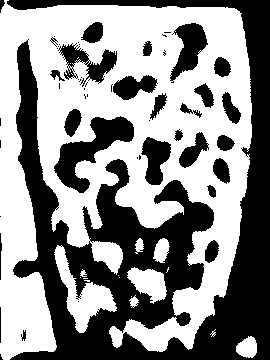
//> input picture Project3/ExampleImages/Eczema Feature Extraction.jpg, 270 x 360 px, given in place of eczema.jpg, which was not available; the run also reads 1 picture not shown here
$ ./main   (built with g++ and OpenCV 4)
//> lines starting //> are read from the running program, lines starting //| are printed output that depends on the picture; pictures that were not available may be replaced by others from this repository, and a replacement may not be noted
#include <opencv2/core.hpp>
#include <opencv2/imgcodecs.hpp>
#include <opencv2/highgui.hpp>
#include <opencv2/imgproc/imgproc.hpp>
#include <opencv2/features2d.hpp>
#include <iostream>
#include <cmath>
#include <vector>

using std::vector;
using namespace cv;

std::string output_path = "data\\output\\";
std::string input_path = "data\\input\\";

auto detector = SiftFeatureDetector::create();
auto extractor = SiftDescriptorExtractor::create();

void show_image(Mat img, std::string window_name = "New Window", int xplace = 0, int yplace = 0) {
    //create window with name, show window, place window
    namedWindow(window_name, WINDOW_AUTOSIZE);
    imshow(window_name, img);
    moveWindow(window_name, xplace, yplace);
}

void save_image(Mat img, std::string end_file_name) {
    std::string img_path = output_path + end_file_name;
    imwrite(img_path, img);
}

//creating dft made of complex planes
void to_dft(Mat& src, Mat& dst) {
    //need optimal size for dft efficiency
    Mat padded;
    int m = getOptimalDFTSize(src.rows);
    int n = getOptimalDFTSize(src.cols); // on the border add zero values
    copyMakeBorder(src, padded, 0, m - src.rows, 0, n - src.cols, BORDER_CONSTANT, Scalar::all(0));
    //dft has a real plane and a complex plane
    //creating matrix to hold both planes
    Mat planes[] = { Mat_<float>(padded), Mat::zeros(padded.size(), CV_32F) };
    merge(planes, 2, dst);
    dft(dst, dst);
}

//must shift quadrants in frequency domain
void fftshift(const Mat& inputImg, Mat& outputImg)
{
    outputImg = inputImg.clone();
    int cx = outputImg.cols / 2;
    int cy = outputImg.rows / 2;
    Mat q0(outputImg, Rect(0, 0, cx, cy));
    Mat q1(outputImg, Rect(cx, 0, cx, cy));
    Mat q2(outputImg, Rect(0, cy, cx, cy));
    Mat q3(outputImg, Rect(cx, cy, cx, cy));
    Mat tmp;
    q0.copyTo(tmp);
    q3.copyTo(q0);
    tmp.copyTo(q3);
    q1.copyTo(tmp);
    q2.copyTo(q1);
    tmp.copyTo(q2);
}

//creates gaussain lowpass filter
Mat gaussian_lpf(Mat& scr, float D0)
{
    Mat H(scr.size(), CV_32F, Scalar(1));
    float D = 0;
    for (int u = 0; u < H.rows; u++) {
        for (int v = 0; v < H.cols; v++)
        {
            D = sqrt((u - scr.rows / 2) * (u - scr.rows / 2) + (v - scr.cols / 2) * (v - scr.cols / 2));
            H.at<float>(u, v) = exp(-D * D / (2 * D0 * D0));
        }
    }
    return H;
}

//creates gaussain highpass filter
Mat gaussian_hpf(Mat& scr, float D0)
{
    Mat H(scr.size(), CV_32F, Scalar(1));
    Mat HReverse(scr.size(), CV_32F, Scalar(1));
    float D = 0;
    for (int u = 0; u < H.rows; u++) {
        for (int v = 0; v < H.cols; v++)
        {
            D = sqrt((u - scr.rows / 2) * (u - scr.rows / 2) + (v - scr.cols / 2) * (v - scr.cols / 2));
            H.at<float>(u, v) = exp(-D * D / (2 * D0 * D0));
        }
    }
    return HReverse - H;
}

void show_mag(Mat img, std::string wname) {

    Mat shiftimg;
    fftshift(img, shiftimg);

    Mat planes[] = { Mat_<float>(shiftimg), Mat::zeros(shiftimg.size(), CV_32F) };
    split(shiftimg, planes);
    magnitude(planes[0], planes[1], planes[0]);
    Mat magI = planes[0];
    magI += Scalar::all(1);
    log(magI, magI);

    fftshift(magI, magI);

    normalize(magI, magI, 0, 1, NORM_MINMAX);

    show_image(magI, wname);

    magI.convertTo(magI, CV_8UC1, 255.0);
    save_image(magI, wname + ".jpg");
}

//function to multiply a filter by frequency domain image
void HtimesF(Mat& scr, Mat& dst, Mat& H)
{
    fftshift(H, H);
    //multiply both planes
    Mat planesH[] = { Mat_<float>(H.clone()), Mat_<float>(H.clone()) };

    Mat planes_dft[] = { scr, Mat::zeros(scr.size(), CV_32F) };
    split(scr, planes_dft);

    Mat planes_out[] = { Mat::zeros(scr.size(), CV_32F), Mat::zeros(scr.size(), CV_32F) };
    planes_out[0] = planesH[0].mul(planes_dft[0]);
    planes_out[1] = planesH[1].mul(planes_dft[1]);

    merge(planes_out, 2, dst);

}

void show_dft_mag(Mat img, std::string wname) {

    Mat padded;
    int m = getOptimalDFTSize(img.rows);
    int n = getOptimalDFTSize(img.cols);
    copyMakeBorder(img, padded, 0, m - img.rows, 0, n - img.cols, BORDER_CONSTANT, Scalar::all(0));
    //need optimal size for dft efficiency

    Mat planes[] = { Mat_<float>(padded), Mat::zeros(padded.size(), CV_32F) };
    Mat dst;
    merge(planes, 2, dst);
    dft(dst, dst);//
    split(dst, planes);
    magnitude(planes[0], planes[1], planes[0]);
    Mat magI = planes[0];
    magI += Scalar::all(1);
    log(magI, magI);

    fftshift(magI, magI);

    normalize(magI, magI, 0, 1, NORM_MINMAX);
    magI.convertTo(magI, CV_8UC1, 255.0);
    show_image(magI, wname);
    save_image(magI, wname + ".jpg");
}

void show_dft_phase(Mat img, std::string wname) {

    //need optimal size for dft efficiency
    Mat padded;
    int m = getOptimalDFTSize(img.rows);
    int n = getOptimalDFTSize(img.cols);
    copyMakeBorder(img, padded, 0, m - img.rows, 0, n - img.cols, BORDER_CONSTANT, Scalar::all(0));
    Mat planes[] = { Mat_<float>(padded), Mat::zeros(padded.size(), CV_32F) };
    Mat dst;
    merge(planes, 2, dst);
    dft(dst, dst);
    split(dst, planes);
    phase(planes[0], planes[1], planes[1]);
    Mat phaseI = planes[1];
    phaseI += Scalar::all(1);
    log(phaseI, phaseI);

    fftshift(phaseI, phaseI);

    normalize(phaseI, phaseI, 0, 1, NORM_MINMAX);
    phaseI.convertTo(phaseI, CV_8UC1, 255.0);
    show_image(phaseI, wname);
    save_image(phaseI, wname + ".jpg");
}
//invert dft
void inv_dft(Mat& src, Mat& dst) {
    dft(src, dst, DFT_INVERSE | DFT_REAL_OUTPUT);
    normalize(dst, dst, 0, 1, NORM_MINMAX);
    dst.convertTo(dst, CV_8UC1, 255.0);
}

void do_gaussian_lowpass(Mat& src, Mat& dst, float D0, bool show_H_mag = false, std::string wname = "filter") {
    Mat DFT_image;
    to_dft(src, DFT_image);

    //create gaussian lpf
    Mat H;
    H = gaussian_lpf(DFT_image, D0);

    if (show_H_mag) {
        show_mag(H, wname);
    }

    //multiply lpf times frequency image
    Mat complexIH;
    HtimesF(DFT_image, complexIH, H);
    //invert
    inv_dft(complexIH, dst);
}

void do_gaussian_highpass(Mat& src, Mat& dst, float D0, bool show_H_mag = false, std::string wname = "filter") {
    Mat DFT_image;
    to_dft(src, DFT_image);

    //create gaussian hpf
    Mat H;
    H = gaussian_hpf(DFT_image, D0);

    if (show_H_mag) {
        show_mag(H, wname);
    }

    //multiply lpf times frequency image
    Mat complexIH;
    HtimesF(DFT_image, complexIH, H);
    //invert
    inv_dft(complexIH, dst);
}

void do_ghp_emph(Mat& src, Mat& dst, float D0, bool show_H_mag = false, std::string wname = "filter") {
    Mat DFT_image;
    to_dft(src, DFT_image);

    //create gaussian hpf
    Mat H;
    H = gaussian_hpf(DFT_image, D0);

    float k1 = 1;
    float k2 = 2;

    H = k1 + k2 * H;

    if (show_H_mag) {
        show_mag(H, wname);
    }

    //multiply lpf times frequency image
    Mat complexIH;
    HtimesF(DFT_image, complexIH, H);
    //invert
    inv_dft(complexIH, dst);
}

void do_sift(Mat src, std::string fn) {

    vector<KeyPoint>kps;
    detector->detect(src, kps);

    Mat iwk;
    drawKeypoints(src, kps, iwk);

    Mat descriptors;
    extractor->compute(src, kps, descriptors);

    show_image(iwk, fn);
    show_image(descriptors, "sift vector");
    save_image(iwk, fn);
}

void do_canny(Mat src, std::string fn, int lowThreshold = 0) {
    int ratio = 3;
    int kernel_size = 3;

    Mat edges, dst;
    blur(src, edges, Size(3, 3));
    Canny(edges, edges, lowThreshold, lowThreshold*ratio, kernel_size);

    dst = Scalar::all(0);

    src.copyTo(dst, edges);
    show_image(dst, fn);
    save_image(dst, fn);
}

void do_fr_feature(Mat src, std::string fn, int low=5 , int high=10, int tlow=115, int thigh=255) {
    //here first we blur,
    //then we take the highpass to see the edges
    //then we equalize the image to exentuate the features
    //then we threshold so we can extract features
    Mat lp;
    do_gaussian_lowpass(src, lp, low);
    //show_image(lp, "lp");
    Mat lphp;
    do_gaussian_highpass(lp, lphp, high);
    //show_image(lphp, "lphp");
    Mat elphp;
    equalizeHist(lphp, elphp);
    //show_image(elphp, "elphp");
    Mat telphp;
    threshold(elphp, telphp, tlow, thigh, THRESH_BINARY);
    show_image(telphp, fn);
    save_image(telphp, fn + ".jpg");
}

int main()
{
    //loading images to program
    std::string ec_path = input_path + "disease\\eczema.jpg";
    Mat ec = imread(ec_path);
//> ec is the input picture: 360 rows x 270 cols, CV_8UC3; min 0, max 255, mean 140.6
    //convert to one channel and cut off text at bottom
    cvtColor(ec, ec, COLOR_BGR2GRAY);
//> ec: 360 rows x 270 cols, CV_8UC1
    ec = ec(Range(0, ec.rows - 100), Range(0, ec.cols));
//> ec: 260 rows x 270 cols, CV_8UC1
    show_image(ec, "Original eczema.jpg");
    save_image(ec, "ec.jpg");

    std::string mil_path = input_path + "disease\\milia.jpg";
    Mat m = imread(mil_path);
    //convert to one channel and cut off text at bottom
    cvtColor(m, m, COLOR_BGR2GRAY);
    m = m(Range(0, m.rows - 100), Range(0, m.cols));
    show_image(m, "Original milia.jpg");
    save_image(m, "m.jpg");

    std::string p_path = input_path + "disease\\psoriasis.jpg";
    Mat p = imread(p_path);
    //convert to one channel and cut off text at bottom
    cvtColor(p, p, COLOR_BGR2GRAY);
    p = p(Range(0, p.rows - 100), Range(0, p.cols));
    show_image(p, "Original psoriasis.jpg");
    save_image(p, "p.jpg");

    std::string s_path = input_path + "disease\\sacne.jpg";
    Mat s = imread(s_path);
    //convert to one channel and cut off text at bottom
    cvtColor(s, s, COLOR_BGR2GRAY);
    s = s(Range(0, s.rows - 100), Range(0, s.cols));
    show_image(s, "Original steroid acne.jpg");
    save_image(s, "s.jpg");

    std::string t1_path = input_path + "tumor\\t1.jpg";
    Mat t1 = imread(t1_path);
    //convert to one channel and cut off text at bottom
    cvtColor(t1, t1, COLOR_BGR2GRAY);
    t1 = t1(Range(0, t1.rows - 100), Range(0, t1.cols));
    show_image(t1, "Original t1.jpg");
    save_image(t1, "t1.jpg");

    std::string t2_path = input_path + "tumor\\t2.jpg";
    Mat t2 = imread(t2_path);
    //convert to one channel and cut off text at bottom
    cvtColor(t2, t2, COLOR_BGR2GRAY);
    t2 = t2(Range(0, t2.rows - 100), Range(0, t2.cols));
    show_image(t2, "Original t2.jpg");
    save_image(t2, "t2.jpg");

    std::string t3_path = input_path + "tumor\\t3.jpg";
    Mat t3 = imread(t3_path);
    //convert to one channel and cut off text at bottom
    cvtColor(t3, t3, COLOR_BGR2GRAY);
    t3 = t3(Range(0, t3.rows - 100), Range(0, t3.cols));
    show_image(t3, "Original t3.jpg");
    save_image(t3, "t3.jpg");

    std::string t4_path = input_path + "tumor\\t4.jpg";
    Mat t4 = imread(t4_path);
    //convert to one channel and cut off text at bottom
    cvtColor(t4, t4, COLOR_BGR2GRAY);
    t4 = t4(Range(0, t4.rows - 100), Range(0, t4.cols));
    show_image(t4, "Original t4.jpg");
    save_image(t4, "t4.jpg");

/******************************************************************* Part 1.1 *****************************************/
    show_dft_mag(ec, "magec");
//> in show_dft_mag, `Mat planes[] = { Mat_<float>(padded), Mat::zeros(padded.size(), CV_32F..`: planes[1]: 270 rows x 270 cols, CV_32FC1; every value is 0
    show_dft_phase(ec, "phec");
//> in fftshift (call 2), `Mat q1(outputImg, Rect(cx, 0, cx, cy));`:
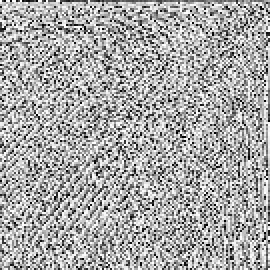
//> q1: 135 rows x 135 cols, CV_32FC1 (shown 2 times larger); min 0.000997, max 1.99, mean 1.31; drawn with min black and max white
//> in fftshift (call 2), `Mat q2(outputImg, Rect(0, cy, cx, cy));`:
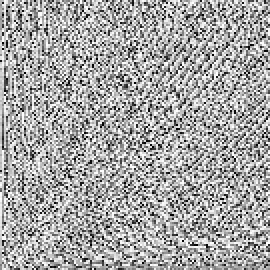
//> q2: 135 rows x 135 cols, CV_32FC1 (shown 2 times larger); min 0.000135, max 1.99, mean 1.29; drawn with min black and max white
//> in fftshift (call 2), `Mat q3(outputImg, Rect(cx, cy, cx, cy));`:
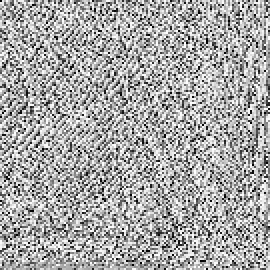
//> q3: 135 rows x 135 cols, CV_32FC1 (shown 2 times larger); min 0, max 1.99, mean 1.31; drawn with min black and max white
//> in fftshift (call 2), `tmp.copyTo(q2);`:
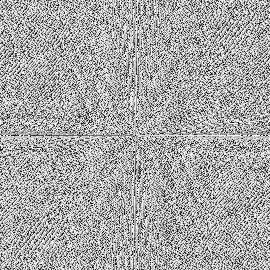
//> outputImg: 270 rows x 270 cols, CV_32FC1; min 0, max 1.99, mean 1.3; drawn with min black and max white

    show_dft_mag(m, "magmil");
    show_dft_phase(m, "phmil");

    show_dft_mag(p, "magpso");
    show_dft_phase(p, "phpso");

    show_dft_mag(s, "magsa");
    show_dft_phase(s, "phsa");

    show_dft_mag(t1, "magt1");
    show_dft_phase(t1, "pht1");

    show_dft_mag(t2, "magt2");
    show_dft_phase(t2, "pht2");

    show_dft_mag(t3, "magt3");
    show_dft_phase(t3, "pht3");

    show_dft_mag(t4, "magt4");
    show_dft_phase(t4, "pht4");

/******************************************************************* Part 1.2 *****************************************/
    Mat eclpf;
    do_gaussian_lowpass(ec, eclpf, 20, true, "lowpass filter");
//> after the loop in gaussian_lpf, `for (int u = 0; u < H.rows; u++)`:
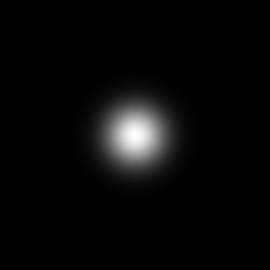
//> H: 270 rows x 270 cols, CV_32FC1; min 1.63e-20, max 1, mean 0.0345
//> in show_mag, `magnitude(planes[0], planes[1], planes[0]);`: planes[0]: 270 rows x 270 cols, CV_32FC1; min 1.63e-20, max 1, mean 0.0345
//> in inv_dft, `dft(src, dst, DFT_INVERSE | DFT_REAL_OUTPUT);`:
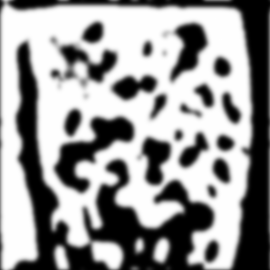
//> dst: 270 rows x 270 cols, CV_32FC1; min -5.88, max 18589506, mean 11022187; drawn with min black and max white
    show_image(eclpf, "Eczema LPF");
    save_image(eclpf, "eclpf.jpg");

    Mat echpf;
    do_gaussian_highpass(ec, echpf, 20, true, "highpass filter");
//> in do_gaussian_highpass, `H = gaussian_hpf(DFT_image, D0);`:
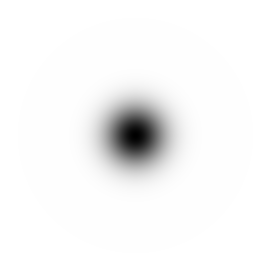
//> H: 270 rows x 270 cols, CV_32FC1; min 0, max 1, mean 0.966
    show_image(echpf, "Eczema HPF");
    save_image(echpf, "echpf.jpg");

    Mat mlpf;
    do_gaussian_lowpass(m, mlpf, 20);
    show_image(mlpf, "Milia LPF");
    save_image(mlpf, "mlpf.jpg");

    Mat mhpf;
    do_gaussian_highpass(m, mhpf, 20);
    show_image(mhpf, "Milia HPF");
    save_image(mhpf, "mhpf.jpg");


    Mat plpf;
    do_gaussian_lowpass(p, plpf, 20);
    show_image(plpf, "pso LPF");
    save_image(plpf, "plpf.jpg");

    Mat phpf;
    do_gaussian_highpass(p, phpf, 20);
    show_image(phpf, "Psoriasis HPF");
    save_image(phpf, "phpf.jpg");

    Mat slpf;
    do_gaussian_lowpass(s, slpf, 20, true);
    show_image(slpf, "S Acne LPF");
    save_image(slpf, "slpf.jpg");

    Mat shpf;
    do_gaussian_highpass(s, shpf, 20, true);
    show_image(shpf, "S Acne HPF");
    save_image(shpf, "shpf.jpg");

    Mat t1lpf;
    do_gaussian_lowpass(t1, t1lpf, 20, true);
    show_image(t1lpf, "t1 LPF");
    save_image(t1lpf, "t1lpf.jpg");

    Mat t1hpf;
    do_gaussian_highpass(t1, t1hpf, 20, true);
    show_image(t1hpf, "t1 HPF");
    save_image(t1hpf, "t1hpf.jpg");

    Mat t2lpf;
    do_gaussian_lowpass(t2, t2lpf, 20, true);
    show_image(t2lpf, "t2 LPF");
    save_image(t2lpf, "t2lpf.jpg");

    Mat t2hpf;
    do_gaussian_highpass(t2, t2hpf, 20);
    show_image(t2hpf, "t2 HPF");
    save_image(t2hpf, "t2hpf.jpg");

    Mat t3lpf;
    do_gaussian_lowpass(t3, t3lpf, 20);
    show_image(t3lpf, "t3 LPF");
    save_image(t3lpf, "t3lpf.jpg");

    Mat t3hpf;
    do_gaussian_highpass(t3, t3hpf, 20);
    show_image(t3hpf, "t3 HPF");
    save_image(t3hpf, "t3hpf.jpg");

    Mat t4lpf;
    do_gaussian_lowpass(t4, t4lpf, 20);
    show_image(t4lpf, "t4 LPF");
    save_image(t4lpf, "t4lpf.jpg");

    Mat t4hpf;
    do_gaussian_highpass(t4, t4hpf, 20);
    show_image(t4hpf, "t4 HPF");
    save_image(t4hpf, "t4hpf.jpg");

/******************************************************************* Part 1.3 *****************************************/
    do_fr_feature(ec, "Eczema Feature Extraction", 10, 5);

    do_fr_feature(m, "Milia Feature Extraction", 100, 5, 20);

    do_fr_feature(p, "Psoriasis Feature Extraction", 100, 100, 15);

    do_fr_feature(s, "Steroid Acne Feature Extraction", 100, 5, 80);

    do_fr_feature(t1, "T1 Feature Extraction", 10, 5, 25);

    do_fr_feature(t2, "T2 Feature Extraction", 10, 5, 25);

    do_fr_feature(t3, "T3 Feature Extraction", 100, 5, 25);

    do_fr_feature(t4, "T4 Feature Extraction", 5, 5, 70);


/******************************************************************* Part 2 *****************************************/

    do_sift(ec, "EczemaSIFT.jpg");

    do_canny(ec, "EczemaCANNY.jpg", 45);

    do_sift(m, "mSIFT.jpg");

    do_canny(m, "mCANNY.jpg", 50);

    do_sift(p, "pSIFT.jpg");

    do_canny(p, "pCANNY.jpg", 30);

    do_sift(s, "sSIFT.jpg");

    do_canny(s, "sCANNY.jpg", 45);

    do_sift(t1, "t1SIFT.jpg");

    do_canny(t1, "t1CANNY.jpg", 30);

    do_sift(t2, "t2SIFT.jpg");

    do_canny(t2, "t2CANNY.jpg", 50);

    do_sift(t3, "t3SIFT.jpg");

    do_canny(t3, "t3CANNY.jpg", 60);

    do_sift(t4, "t4SIFT.jpg");

    do_canny(t4, "t4CANNY.jpg", 45);

    //clean up and shut down program on key press
    waitKey(0);
    destroyAllWindows();

    return 0;
}
